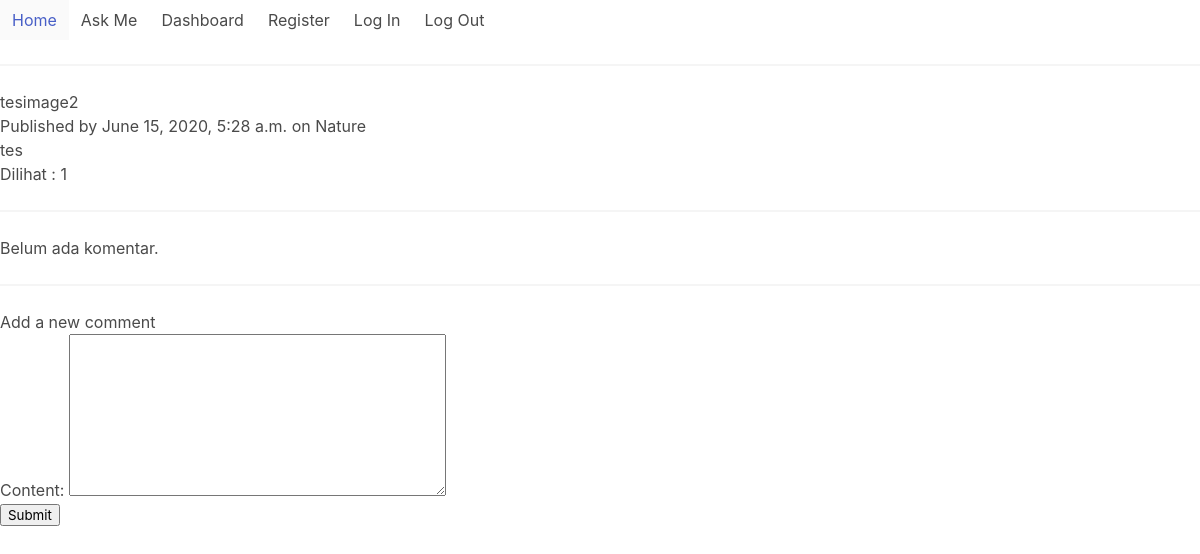
Screenshot of /detail/11 with the database file from the repository.
### articles/models.py (models this page shows, shortened)
class Article(models.Model):
    title = models.CharField(max_length=120)
    content = models.TextField()
    slug = models.SlugField()
    published_at = models.DateTimeField(null=True)
    is_published = models.BooleanField(default=False)
    views = models.PositiveIntegerField(default=0)
    category = models.ForeignKey(Category, on_delete=models.CASCADE)
    image = models.ImageField(blank=True, null=True, upload_to=image_article_path, default='')
    class Meta:
        ordering = ['-published_at']

class Category(models.Model):
    name = models.CharField(max_length=120)
    def __str__(self):
        return self.name

### articles/views.py (the view)
# urls.py: path('detail/<int:article_id>', detail_article_page, name='detail'),
def detail_article_page(request, article_id):
    form = CommentForm()
    article = get_object_or_404(Article, id=article_id)
    comments = Comment.objects.filter(article=article_id)
    views = 0
    if not request.user.is_authenticated:
        views = Article.objects.filter(id=article.id).update(views=F('views') + 1)
    context = {
        'form':form,
        'article':article,
        'comments':comments,
        'views':views,
    }
    return render(request, 'articles/detail.html', context)

### articles/forms.py
class CommentForm(forms.ModelForm):
    class Meta:
        model = Comment
        fields = ['content']

### templates/articles/detail.html (shortened to what this page needs)
{% extends "base.html" %}
{% block content %}
    <h1>{{ article.title }}</h1>
    <h2>Published by {{ article.published_at }} on {{ article.category }}</h2>
    <p>{{ article.content }}</p>
    <p>Dilihat : {{ article.views }}</p>
    <hr/>
    {% for comment in comments %}
        <p>{{ comment.content }} by
            <a href="{% url 'members:profile' comment.author %}">{{ comment.author }}</a></p>
    {% empty %}
        <p>Belum ada komentar.</p>
    {% endfor %}
    <hr/>
    <h2>Add a new comment</h2>
    <form action="{% url 'articles:comment' article.id %}" method="post">
        {{ form.as_p }}
        <p><input type="submit" value="Submit"></p>
    </form>
{% endblock %}

### rows the page displays
Article: title "tesimage2", published_at "June 15, 2020, 5:28 a.m.", category "Nature", content "tes", views "1"
